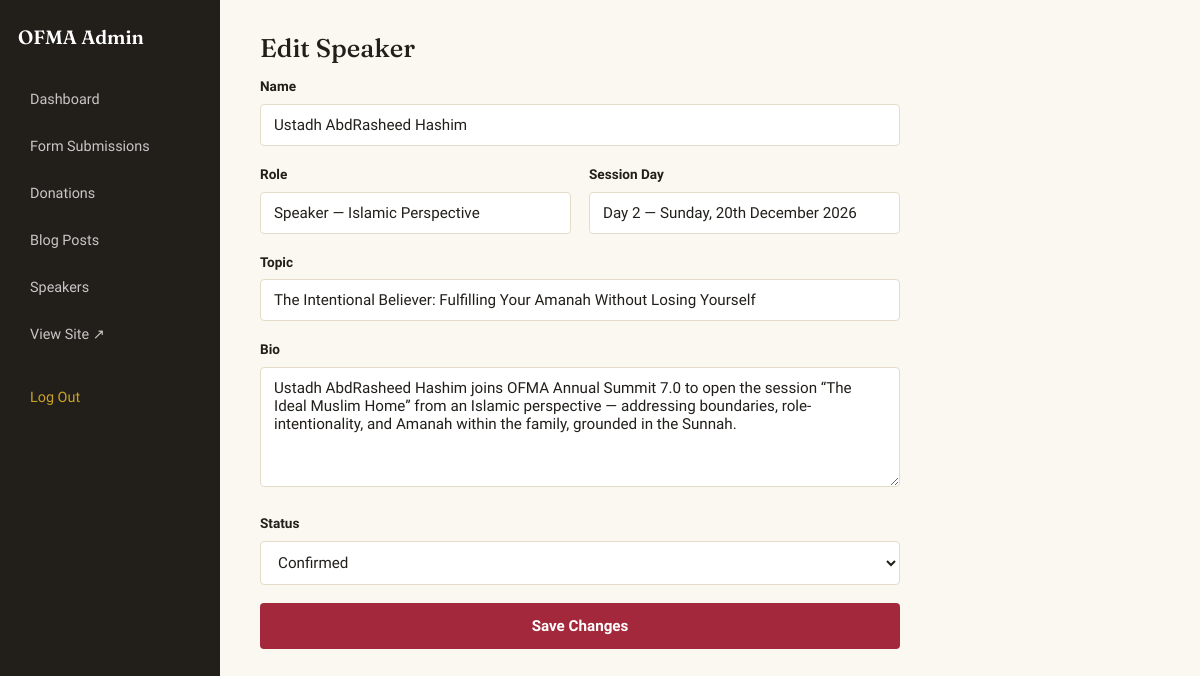
The page /admin/speakers/1/edit (signed in) on the database its author committed.
### tables this page shows
CREATE TABLE speakers (
    id INTEGER PRIMARY KEY AUTOINCREMENT,
    name TEXT NOT NULL,
    slug TEXT UNIQUE NOT NULL,
    role TEXT NOT NULL,
    topic TEXT,
    bio TEXT,
    day TEXT,
    status TEXT DEFAULT 'confirmed',
    sort_order INTEGER DEFAULT 0
);

### admin.py (the view, shortened to what this page needs)
@admin_bp.route("/speakers/<int:speaker_id>/edit", methods=["GET", "POST"])
@login_required
def speaker_edit(speaker_id):
    conn = get_db()
    sp = conn.execute("SELECT * FROM speakers WHERE id = ?", (speaker_id,)).fetchone()
    conn.close()
    return render_template("admin/speaker_form.html", speaker=sp)

### admin.py (called while the page is built)
def login_required(view):
    @wraps(view)
    def wrapped(*args, **kwargs):
        if not session.get("admin_id"):
            return redirect(url_for("admin.login"))
        return view(*args, **kwargs)
    return wrapped

### app.py (called while the page is built)
@app.context_processor
def inject_globals():
    return dict(current_year=date.today().year, summit=SUMMIT)

### db.py (called while the page is built)
def get_db():
    conn = sqlite3.connect(DB_PATH)
    conn.row_factory = sqlite3.Row
    conn.execute("PRAGMA foreign_keys = ON")
    return conn

### templates/admin/speaker_form.html (shortened to what this page needs)
{% extends "admin/base.html" %}
{% block content %}
<h1 style="font-size:1.6rem;">Edit Speaker</h1>
<form method="post" class="form-grid" style="max-width:640px;">
  <div>
    <label for="name">Name</label>
    <input type="text" id="name" name="name" value="{{ speaker['name'] }}" required>
  </div>
  <div class="form-row-2">
    <div>
      <label for="role">Role</label>
      <input type="text" id="role" name="role" value="{{ speaker['role'] }}">
    </div>
    <div>
      <label for="day">Session Day</label>
      <input type="text" id="day" name="day" value="{{ speaker['day'] }}">
    </div>
  </div>
  <div>
    <label for="topic">Topic</label>
    <input type="text" id="topic" name="topic" value="{{ speaker['topic'] or '' }}">
  </div>
  <div>
    <label for="bio">Bio</label>
    <textarea id="bio" name="bio" rows="5">{{ speaker['bio'] or '' }}</textarea>
  </div>
  <div>
    <label for="status">Status</label>
    <select id="status" name="status">
      <option value="confirmed" {{ 'selected' if speaker['status']=='confirmed' }}>Confirmed</option>
    </select>
  </div>
  <button type="submit" class="btn btn-primary" style="justify-content:center;">Save Changes</button>
</form>
{% endblock %}

### static/css/style.css (style rules this page uses)
:root { --green: #1F8A4C; --green-deep: #14522E; --maroon: #A3283C; --maroon-deep: #6E1B29; --sand: #C9A227; --paper: #FBF8F2; --paper-warm: #F3ECDD; --ink: #221F1B; --ink-soft: #55504A; --line: #E4DCC8; --white: #FFFFFF; --font-display: 'Fraunces', 'Georgia', serif; --font-body: 'Work Sans', 'Segoe UI', sans-serif; --font-mono: 'JetBrains Mono', monospace; --maxw: 1180px; --radius: 4px; --shadow: 0 12px 32px -16px rgba(34, 31, 27, 0.25); }
* { box-sizing: border-box; }
html { scroll-behavior: smooth; }
body { margin: 0; font-family: var(--font-body); color: var(--ink); background: var(--paper); line-height: 1.6; -webkit-font-smoothing: antialiased; overflow-x: hidden; }
h1, h2, h3, h4 { font-family: var(--font-display); font-weight: 600; line-height: 1.15; margin: 0 0 0.5em; color: var(--ink); }
h1 { font-size: clamp(2.4rem, 5vw, 4rem); font-weight: 500; }
.btn { display: inline-flex; align-items: center; gap: 8px; padding: 13px 26px; border-radius: var(--radius); font-family: var(--font-body); font-weight: 600; font-size: 0.95rem; text-decoration: none; border: 1.5px solid transparent; cursor: pointer; transition: transform 0.15s ease, box-shadow 0.15s ease, background 0.15s ease; }
.btn-primary { background: var(--maroon); color: var(--white); }
.form-grid { display: grid; gap: 18px; }
.form-row-2 { display: grid; grid-template-columns: 1fr 1fr; gap: 18px; }
label { display: block; font-size: 0.85rem; font-weight: 600; margin-bottom: 6px; color: var(--ink); }
input, select, textarea { width: 100%; font-family: var(--font-body); font-size: 0.95rem; padding: 11px 13px; border: 1.5px solid var(--line); border-radius: var(--radius); background: var(--white); color: var(--ink); }
textarea { resize: vertical; min-height: 120px; }

### templates/admin/base.html (style rules this page uses)
body { display:flex; min-height:100vh; }

### rows shown on the page
speakers: name "Ustadh AbdRasheed Hashim", role "Speaker — Islamic Perspective", day "Day 2 — Sunday, 20th December 2026", topic "The Intentional Believer: Fulfilling Your Amanah Without Losing Yourself", bio "Ustadh AbdRasheed Hashim joins OFMA Annual Summit 7.0 to open the session “The Ideal Muslim Home” from an Islamic perspective — addressing boundaries, role-intentionality, and Amanah within the family, grounded in the Sunnah."
